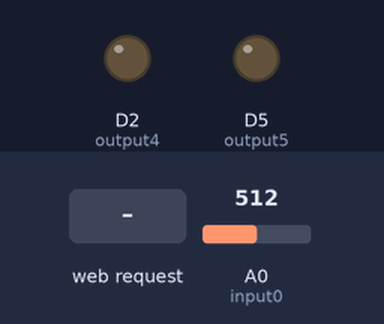
Bench run of a sketch on a simulated ESP8266 (Wemos D1 mini). Shown: output pins drawn as LEDs (lit = HIGH). The inputs (shaded band) are chosen by the test bench; at power-on: A0 (input0) = 512. WiFi joins after 1.5 s; servers stay silent unless stated; what the sketch prints to the serial monitor is not drawn.

Above: at 2.7 s.
2.8 s: HTTP request GET /5/on received
At 3.1 s:
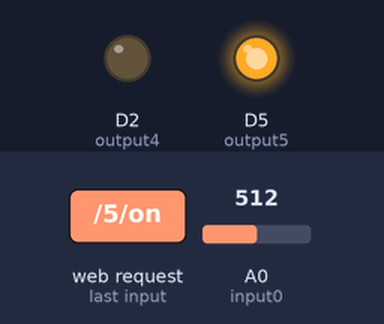
4.3 s: HTTP request GET /4/on received
At 5.4 s:
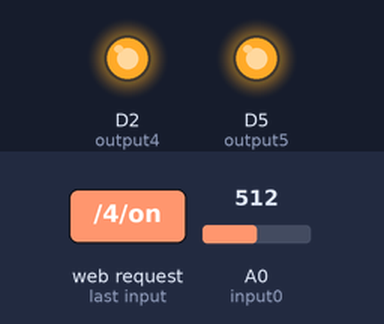
5.8 s: HTTP request GET /5/off received
At 6.6 s:
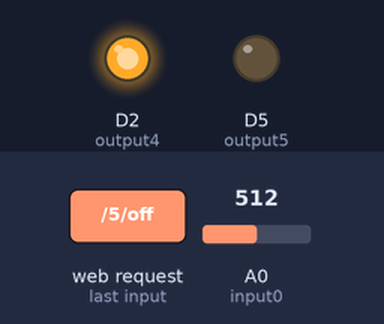
7.3 s: HTTP request GET /4/off received
At 7.7 s:
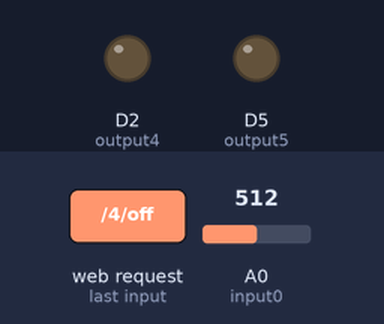
Timing chart, 0 to 9.8 s (numbered marks = the images above; inputs shaded):
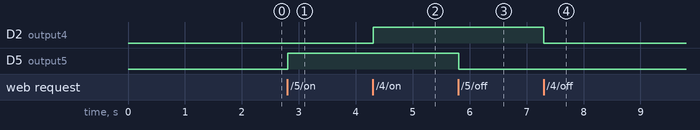

Measured:
- after the input at 2.8 s, D5 (output5): LOW → HIGH at once
- after the input at 4.3 s, D2 (output4): LOW → HIGH at once
- after the input at 5.8 s, D5 (output5): HIGH → LOW at once
- after the input at 7.3 s, D2 (output4): HIGH → LOW at once

The sketch:

wemosOnline.ino
```cpp
#include <ESP8266WiFi.h>
#include <stdlib.h>

// Replace with your network credentials
const char* ssid     = "EIGEN_SSID";
const char* password = "EIGEN_PASSWORD";

// Set web server port number to 80
WiFiServer server(80);

// Variable to store the HTTP request
String header;

// Auxiliar variables to store the current output state
String output5State = "off";
String output4State = "off";

// Assign output variables to GPIO pins
const int output5 = D5;
const int output4 = 4;
const int input0 = A0;

int lichtSterkte;
char* lichtSterkteString;

// Current time
unsigned long currentTime = millis();
// Previous time
unsigned long previousTime = 0;
// Define timeout time in milliseconds (example: 2000ms = 2s)
const long timeoutTime = 2000;

void setup() {
  Serial.begin(115200);
  // Initialize the output variables as outputs
  pinMode(output5, OUTPUT);
  pinMode(output4, OUTPUT);
  pinMode(input0, INPUT);
  // Set outputs to LOW
  digitalWrite(output5, LOW);
  digitalWrite(output4, LOW);

  // Connect to Wi-Fi network with SSID and password
  Serial.print("Connecting to ");
  Serial.println(ssid);
  WiFi.begin(ssid, password);
  while (WiFi.status() != WL_CONNECTED) {
    delay(500);
    Serial.print(".");
  }
  // Print local IP address and start web server
  Serial.println("");
  Serial.println("WiFi connected.");
  Serial.println("IP address: ");
  Serial.println(WiFi.localIP());
  server.begin();
}

void loop(){

 // Serial.println(lichtSterkte);

  WiFiClient client = server.available();   // Listen for incoming clients

  if (client) {                             // If a new client connects,
    Serial.println("New Client.");          // print a message out in the serial port
    String currentLine = "";                // make a String to hold incoming data from the client
    currentTime = millis();
    previousTime = currentTime;
    while (client.connected() && currentTime - previousTime <= timeoutTime) { // loop while the client's connected
      currentTime = millis();
      if (client.available()) {             // if there's bytes to read from the client,
        char c = client.read();             // read a byte, then
        Serial.write(c);                    // print it out the serial monitor
        header += c;
        if (c == '\n') {                    // if the byte is a newline character
          // if the current line is blank, you got two newline characters in a row.
          // that's the end of the client HTTP request, so send a response:
          if (currentLine.length() == 0) {
            // HTTP headers always start with a response code (e.g. HTTP/1.1 200 OK)
            // and a content-type so the client knows what's coming, then a blank line:
            client.println("HTTP/1.1 200 OK");
            client.println("Content-type:text/html");
            client.println("Connection: close");
            client.println();

            // turns the GPIOs on and off
            if (header.indexOf("GET /5/on") >= 0) {
              Serial.println("GPIO 5 on");
              output5State = "on";
              digitalWrite(output5, HIGH);
            } else if (header.indexOf("GET /5/off") >= 0) {
              Serial.println("GPIO 5 off");
              output5State = "off";
              digitalWrite(output5, LOW);
            } else if (header.indexOf("GET /4/on") >= 0) {
              Serial.println("GPIO 4 on");
              output4State = "on";
              digitalWrite(output4, HIGH);
            } else if (header.indexOf("GET /4/off") >= 0) {
              Serial.println("GPIO 4 off");
              output4State = "off";
              digitalWrite(output4, LOW);
            }

            // Display the HTML web page
            client.println("<!DOCTYPE html><html>");
            client.println("<head><meta name=\"viewport\" content=\"width=device-width, initial-scale=1\">");
            client.println("<link rel=\"icon\" href=\"data:,\">");
            // CSS to style the on/off buttons
            // Feel free to change the background-color and font-size attributes to fit your preferences
            client.println("<style>html { font-family: Helvetica; display: inline-block; margin: 0px auto; text-align: center;}");
            client.println(".button { background-color: #195B6A; border: none; color: white; padding: 26px 40px;");
            client.println("text-decoration: none; font-size: 30px; margin: 2px; cursor: pointer;}");
            client.println(".button2 {background-color: #77878A;}</style></head>");

            // Web Page Heading
            client.println("<body><h1>Domistica dikke led besturing</h1>");

            // Display current state, and ON/OFF buttons for GPIO 5
            client.println("<p>D5 - State " + output5State + "</p>");
            // If the output5State is off, it displays the ON button
            if (output5State=="off") {
              client.println("<p><a href=\"/5/on\"><button class=\"button\">ON</button></a></p>");
            } else {
              client.println("<p><a href=\"/5/off\"><button class=\"button button2\">OFF</button></a></p>");
            }

            // Display current state, and ON/OFF buttons for GPIO 4
            client.println("<p>GPIO 4 - State " + output4State + "</p>");
            // If the output4State is off, it displays the ON button
            if (output4State=="off") {
              client.println("<p><a href=\"/4/on\"><button class=\"button\">ON</button></a></p>");
            } else {
              client.println("<p><a href=\"/4/off\"><button class=\"button button2\">OFF</button></a></p>");
            }
            client.println("</body></html>");

            client.println("Hoe sterk is mijn licht?");
            client.println("<p><a href=\"/4/on\"><button class=\"button\">REFRESH</button></a></p>");

            lichtSterkte = analogRead(input0);
            if(lichtSterkte < 100) {
              client.println("-");
            } else if(lichtSterkte < 200) {
              client.println("--");
            } else if(lichtSterkte < 300) {
              client.println("---");
            } else if(lichtSterkte < 400) {
              client.println("----");
            } else if(lichtSterkte < 500) {
              client.println("-----");
            } else if(lichtSterkte < 600) {
              client.println("------");
            }

            // The HTTP response ends with another blank line
            client.println();
            // Break out of the while loop
            break;
          } else { // if you got a newline, then clear currentLine
            currentLine = "";
          }
        } else if (c != '\r') {  // if you got anything else but a carriage return character,
          currentLine += c;      // add it to the end of the currentLine
        }
      }
    }
    // Clear the header variable
    header = "";
    // Close the connection
    client.stop();
    Serial.println("Client disconnected.");
    Serial.println("");
  }
}
```
